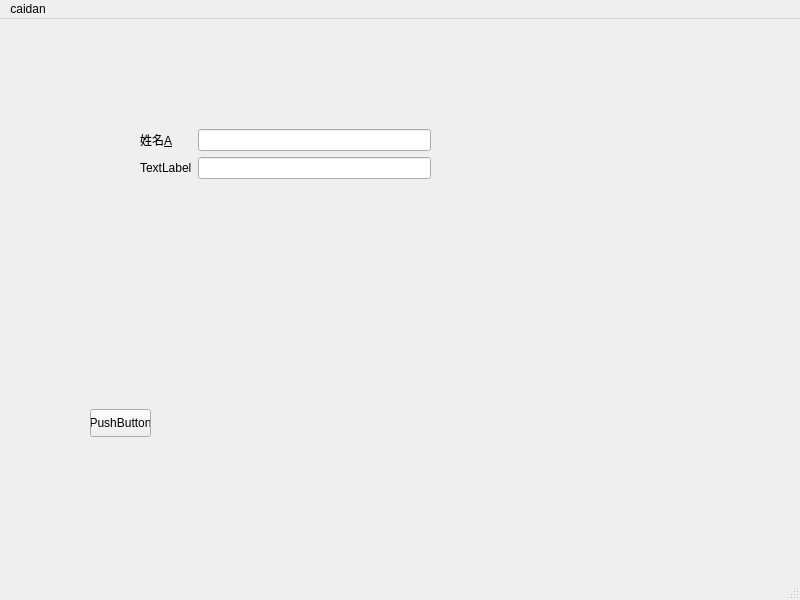
<?xml version="1.0" encoding="UTF-8"?>
<ui version="4.0">
 <class>MainWindow</class>
 <widget class="QMainWindow" name="MainWindow">
  <property name="geometry">
   <rect>
    <x>0</x>
    <y>0</y>
    <width>800</width>
    <height>600</height>
   </rect>
  </property>
  <property name="windowTitle">
   <string>MainWindow</string>
  </property>
  <widget class="QWidget" name="centralwidget">
   <widget class="QWidget" name="formLayoutWidget">
    <property name="geometry">
     <rect>
      <x>140</x>
      <y>110</y>
      <width>291</width>
      <height>181</height>
     </rect>
    </property>
    <layout class="QFormLayout" name="formLayout">
     <item row="0" column="0">
      <widget class="QLabel" name="label">
       <property name="text">
        <string>姓名&amp;A</string>
       </property>
       <property name="buddy">
        <cstring>lineEdit_2</cstring>
       </property>
      </widget>
     </item>
     <item row="0" column="1">
      <widget class="QLineEdit" name="lineEdit_2"/>
     </item>
     <item row="1" column="0">
      <widget class="QLabel" name="label_2">
       <property name="text">
        <string>TextLabel</string>
       </property>
       <property name="buddy">
        <cstring>lineEdit</cstring>
       </property>
      </widget>
     </item>
     <item row="1" column="1">
      <widget class="QLineEdit" name="lineEdit"/>
     </item>
    </layout>
   </widget>
   <widget class="QPushButton" name="pushButton">
    <property name="geometry">
     <rect>
      <x>90</x>
      <y>390</y>
      <width>61</width>
      <height>28</height>
     </rect>
    </property>
    <property name="text">
     <string>PushButton</string>
    </property>
   </widget>
  </widget>
  <widget class="QMenuBar" name="menubar">
   <property name="geometry">
    <rect>
     <x>0</x>
     <y>0</y>
     <width>800</width>
     <height>26</height>
    </rect>
   </property>
   <widget class="QMenu" name="menucaidan">
    <property name="title">
     <string>caidan</string>
    </property>
    <addaction name="actionnew"/>
    <addaction name="actionopen"/>
   </widget>
   <addaction name="menucaidan"/>
  </widget>
  <widget class="QStatusBar" name="statusBar"/>
  <action name="actionnew">
   <property name="text">
    <string>new</string>
   </property>
  </action>
  <action name="actionopen">
   <property name="text">
    <string>open</string>
   </property>
  </action>
 </widget>
 <resources/>
 <connections>
  <connection>
   <sender>pushButton</sender>
   <signal>clicked()</signal>
   <receiver>MainWindow</receiver>
   <slot>close()</slot>
   <hints>
    <hint type="sourcelabel">
     <x>193</x>
     <y>406</y>
    </hint>
    <hint type="destinationlabel">
     <x>370</x>
     <y>425</y>
    </hint>
   </hints>
  </connection>
 </connections>
</ui>
